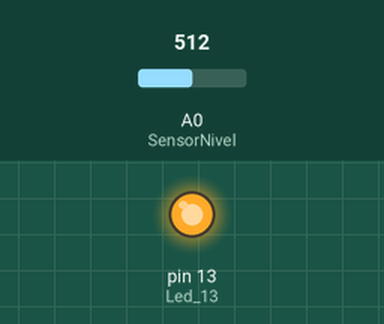
Recording of a sketch running on a simulated Arduino Uno, built with avr-gcc and run on an emulated ATmega328P. On the bench: output pins drawn as LEDs (lit = HIGH). The test bench sets the inputs (shaded band); at power-on: A0 (SensorNivel) = 512. What the sketch prints to the serial monitor is not drawn.

Above: at 1.2 s.
1.3 s: A0 (SensorNivel) set to 111
2.8 s: A0 (SensorNivel) set to 93
At 4.0 s:
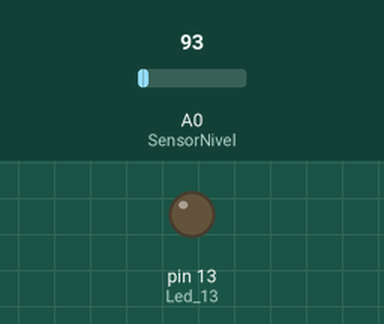
4.3 s: A0 (SensorNivel) set to 110
At 5.1 s:
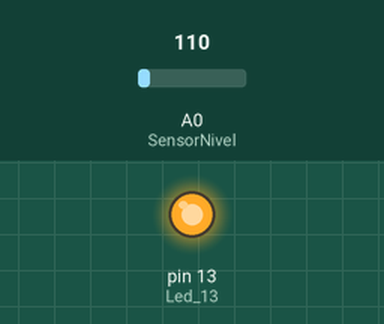
5.8 s: A0 (SensorNivel) set to 91
At 6.3 s:
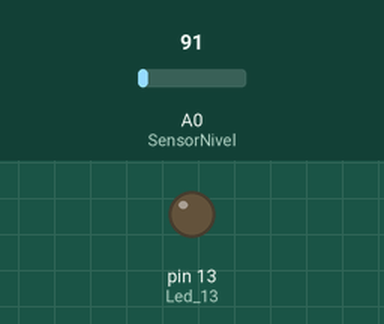
Timing chart, 0 to 8.3 s (numbered marks = the images above; inputs shaded):
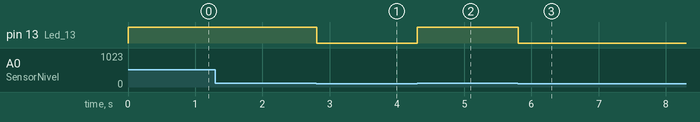

Measured:
- the behaviour switches between 101 and 100 on A0 (SensorNivel) (found by bisection; images 0 and 1)
- after the input at 1.3 s, every drawn part: stays the same
- after the input at 2.8 s, pin 13 (Led_13): HIGH → LOW at once
- after the input at 4.3 s, pin 13 (Led_13): LOW → HIGH at once
- after the input at 5.8 s, pin 13 (Led_13): HIGH → LOW at once

The sketch:

Sensor_Nivel_Liquidos.ino
```cpp
#define SensorNivel A0
#define Led_13 13
int Nivel_liquidos;

void setup()
{
  Serial.begin(9600);
  pinMode(Led_13, OUTPUT);
}

void loop()
{
   Lectura_Sensor ();

  if (Nivel_liquidos > 100) {
    digitalWrite(Led_13, HIGH);
  }
  if (Nivel_liquidos < 101) {

    digitalWrite(Led_13, LOW);
  }


}

void Lectura_Sensor (){
  Nivel_liquidos = analogRead(SensorNivel);
  Serial.println(SensorNivel);
}
```
